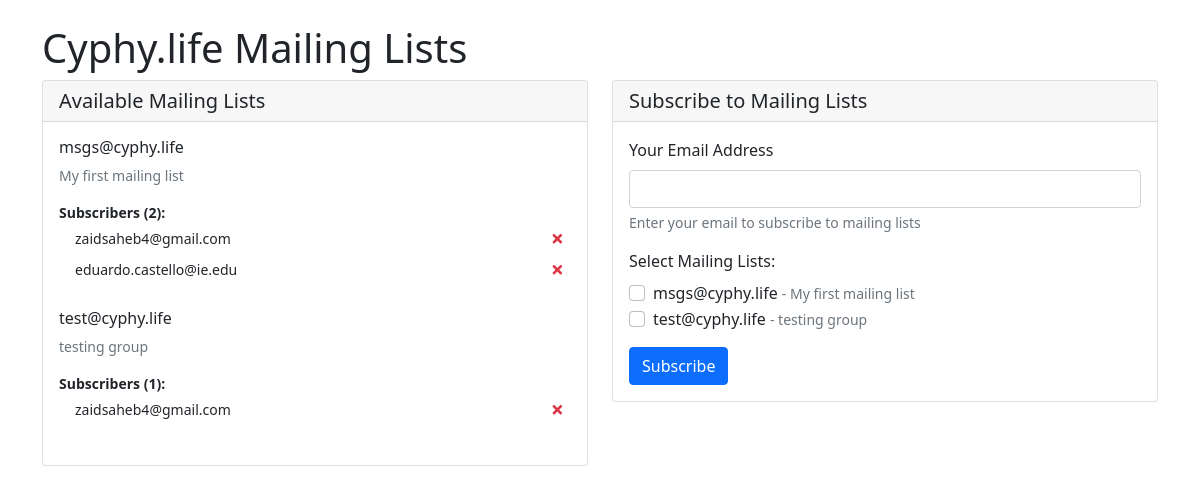
The app's page /, older data.
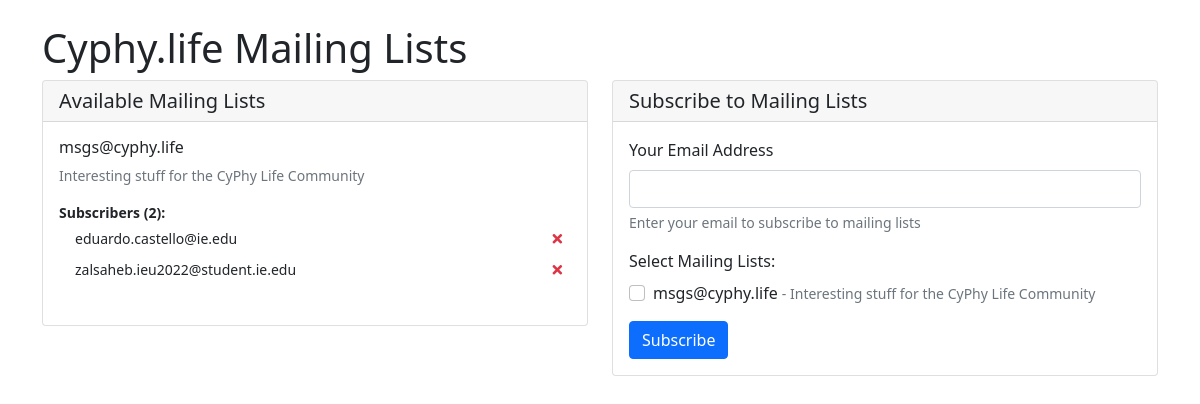
The same page, newer data.
### emails/models.py (models this page shows, shortened)
class MailingList(models.Model):
    alias = models.CharField(max_length=100, unique=True)  # e.g., "msgs@cyphy.life"
    description = models.TextField(blank=True)
    created_at = models.DateTimeField(auto_now_add=True)

class Subscriber(models.Model):
    email = models.EmailField()
    mailing_lists = models.ManyToManyField(MailingList, related_name='subscribers')  # Changed from ForeignKey to ManyToManyField
    is_active = models.BooleanField(default=True)
    added_at = models.DateTimeField(auto_now_add=True)
    class Meta:
        unique_together = []

### emails/views.py (the view)
# urls.py: path('', views.mailing_lists, name='mailing_lists'),
def mailing_lists(request):
    if request.method == 'POST':
        form = SubscriptionForm(request.POST)
        if form.is_valid():
            email = form.cleaned_data['email']
            selected_lists = form.cleaned_data['mailing_lists']
            subscriber, created = Subscriber.objects.get_or_create(
                email=email,
                defaults={'is_active': True}
            )
            subscriber.mailing_lists.set(selected_lists)
            subscriber.is_active = True
            subscriber.save()
            messages.success(request, 'Your subscriptions have been updated!')
            return redirect('mailing_lists')
    else:
        form = SubscriptionForm()
    mailing_lists = MailingList.objects.prefetch_related('subscribers')
    email = request.GET.get('email')
    current_subscriptions = []
    if email:
        subscriber = Subscriber.objects.filter(email=email).first()
        if subscriber:
            current_subscriptions = list(subscriber.mailing_lists.values_list('id', flat=True))
            form = SubscriptionForm(initial={'email': email, 'mailing_lists': current_subscriptions})
    return render(request, 'emails/mailing_lists.html', {
        'form': form,
        'mailing_lists': mailing_lists,
        'current_subscriptions': current_subscriptions
    })

### emails/forms.py
class SubscriptionForm(forms.Form):
    email = forms.EmailField(
        widget=forms.EmailInput(attrs={'class': 'form-control'})
    )
    mailing_lists = forms.ModelMultipleChoiceField(
        queryset=MailingList.objects.all(),
        widget=forms.CheckboxSelectMultiple,
        required=False
    )

### emails/templates/emails/mailing_lists.html (shortened to what this page needs)
{% extends "base.html" %}
{% block content %}
<div class="container mt-4">
    <h1>Cyphy.life Mailing Lists</h1>
    <div class="row">
        <div class="col-md-6 mb-4">
            <div class="card">
                <div class="card-header">
                    <h5 class="card-title mb-0">Available Mailing Lists</h5>
                </div>
                <div class="card-body">
                    {% for list in mailing_lists %}
                    <div class="mb-4">
                        <h6>{{ list.alias }}</h6>
                        {% if list.description %}
                        <p class="text-muted small">{{ list.description }}</p>
                        {% endif %}
                        <div class="small">
                            <strong>Subscribers ({{ list.subscribers.count }}):</strong>
                            <ul class="list-unstyled ms-3">
                                {% for subscriber in list.subscribers.all %}
                                <li class="d-flex align-items-center justify-content-between">
                                    {{ subscriber.email }}
                                    <button class="btn btn-sm btn-link text-danger unsubscribe-btn"
                                            data-email="{{ subscriber.email }}"
                                            data-list-id="{{ list.id }}">
                                        <i class="fas fa-times"></i>
                                    </button>
                                </li>
                                {% endfor %}
                            </ul>
                        </div>
                    </div>
                    {% endfor %}
                </div>
            </div>
        </div>
        <div class="col-md-6">
            <div class="card">
                <div class="card-header">
                    <h5 class="card-title mb-0">Subscribe to Mailing Lists</h5>
                </div>
                <div class="card-body">
                    <form method="post">
                        <div class="mb-3">
                            <label for="{{ form.email.id_for_label }}" class="form-label">Your Email Address</label>
                            {{ form.email }}
                            <div class="form-text">Enter your email to subscribe to mailing lists</div>
                        </div>
                        <div class="mb-3">
                            <label class="form-label">Select Mailing Lists:</label>
                            {% for list in mailing_lists %}
                            <div class="form-check">
                                <input type="checkbox"
                                       name="mailing_lists"
                                       value="{{ list.id }}"
                                       class="form-check-input"
                                       id="list_{{ list.id }}">
                                <label class="form-check-label" for="list_{{ list.id }}">
                                    {{ list.alias }}
                                    {% if list.description %}
                                    <small class="text-muted">- {{ list.description }}</small>
                                    {% endif %}
                                </label>
                            </div>
                            {% endfor %}
                        </div>
                        <button type="submit" class="btn btn-primary">Subscribe</button>
                    </form>
                </div>
            </div>
        </div>
    </div>
</div>
<link href="https://cdnjs.cloudflare.com/ajax/libs/font-awesome/5.15.4/css/all.min.css" rel="stylesheet">
{% endblock %}

### templates/base.html (shortened to what this page needs)
<!DOCTYPE html>
<html lang="en">
<head>
    <link href="https://cdn.jsdelivr.net/npm/bootstrap@5.1.3/dist/css/bootstrap.min.css" rel="stylesheet">
</head>
<body>
    {% block content %}
    {% endblock %}
</body>
</html>

Row changes from the older to the newer data that the page shows:
removed Subscriber: email "zaidsaheb4@gmail.com"
removed MailingList: alias "test@cyphy.life", description "testing group", subscribers.count "1"
changed MailingList "msgs@cyphy.life": description "My first mailing list" → "Interesting stuff for the CyPhy Life Community"
added Subscriber: email "zalsaheb.ieu2022@student.ie.edu"
